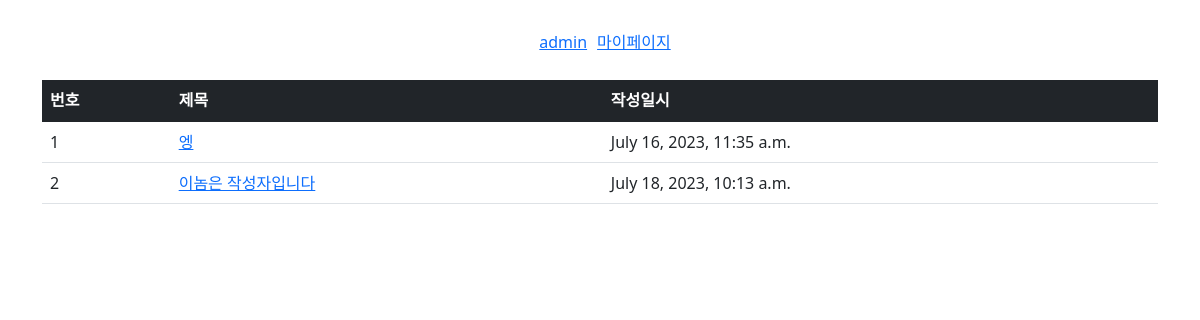
Page /common/mypage/ (signed in) on the earlier database version.
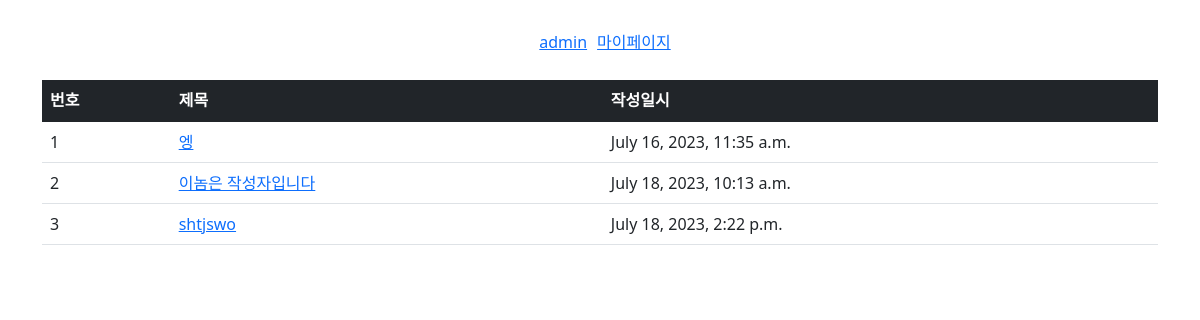
Same page on the later database version.
### hello/models.py (models this page shows, shortened)
class Question(models.Model):
    subject = models.CharField(max_length = 2000)
    author = models.ForeignKey(User, on_delete= models.CASCADE)
    content = models.TextField()
    create_date = models.DateTimeField()
    modify_date = models.DateTimeField(null = True, blank = True)
    star = models.ManyToManyField(User, related_name ='stars', blank = True)

### common/views.py (the view)
# urls.py: path('mypage/', views.mypage, name = 'mypage'),
def mypage(request):
    myquestion_list=Question.objects.filter(author = request.user)
    context = {'myquestion_list': myquestion_list}
    return render(request, 'common/mypage.html',context)

### templates/common/mypage.html
{% extends 'common/base.html' %}
{% block content %}
<div class="container my-3">
    <table class="table">
        <thead>
        <tr class="table-dark">
            <th>번호</th>
            <th>제목</th>
            <th>작성일시</th>
        </tr>
        </thead>
        <tbody>
        {% if myquestion_list %}
        {% for question in myquestion_list %}
        <tr>
            <td>{{ forloop.counter }}</td>
            <td>
                <a href="{% url 'hello:detail' question.id %}">{{ question.subject }}</a>
            </td>
            <td>{{ question.create_date }}</td>
        </tr>
        {% endfor %}
        {% else %}
        <tr>
            <td colspan="3">질문이 없습니다.</td>
        </tr>
        {% endif %}
        </tbody>
    </table>
</div>
{% endblock %}

Differences in the rows shown:
added Question: subject "shtjswo", create_date "July 18, 2023, 2:22 p.m."
